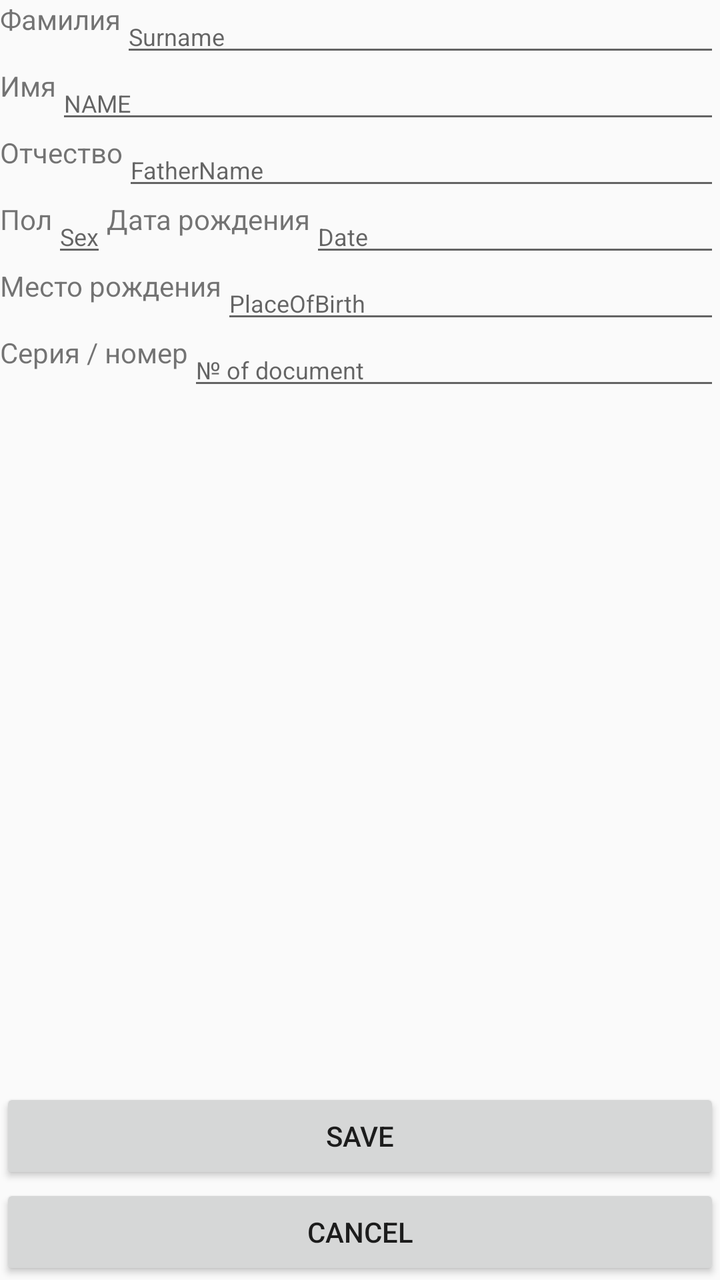
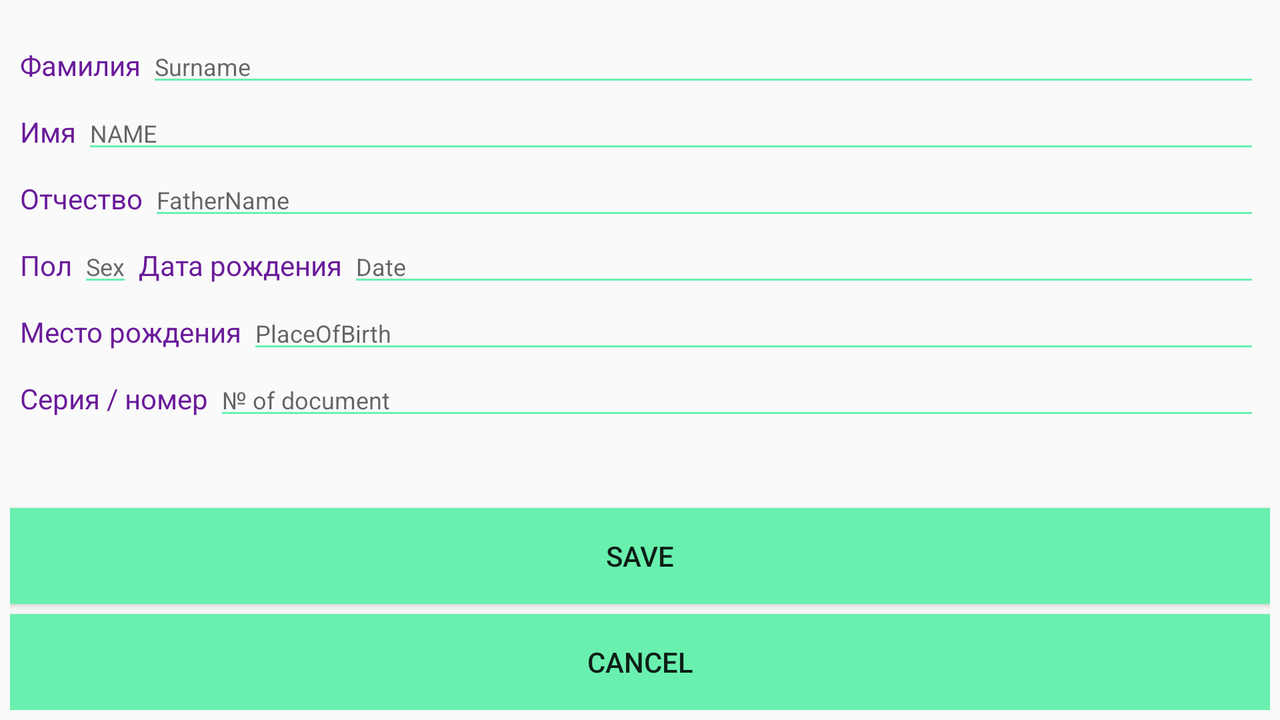

An Android layout and its configuration variant, each rendered on a device that would load it. The default file and the variant file are quoted in full after the pictures.
<!-- AndroidManifest.xml: application theme AppTheme -->
<!-- res/layout/passport_preview.xml -->
<?xml version="1.0" encoding="utf-8"?>
<RelativeLayout xmlns:android="http://schemas.android.com/apk/res/android"
    android:orientation="vertical" android:layout_width="match_parent"
    android:layout_height="match_parent">

    <TextView
        android:id="@+id/surnameField"
        android:layout_width="wrap_content"
        android:layout_height="wrap_content"
        android:text="Фамилия"/>
    <EditText
        android:id="@+id/surnameEdit"
        android:layout_width="match_parent"
        android:layout_height="wrap_content"
        android:hint="Surname"
        android:textSize="12sp"
        android:layout_toRightOf="@id/surnameField"
        />

    <TextView
        android:id="@+id/nameField"
        android:layout_width="wrap_content"
        android:layout_height="wrap_content"
        android:layout_below="@id/surnameEdit"
        android:text="Имя"/>
    <EditText
        android:id="@+id/nameEdit"
        android:layout_width="match_parent"
        android:layout_height="wrap_content"
        android:hint="NAME"
        android:textSize="12sp"
        android:layout_below="@id/surnameEdit"
        android:layout_toRightOf="@id/nameField"
        />

    <TextView
        android:id="@+id/fatherNameField"
        android:layout_width="wrap_content"
        android:layout_height="wrap_content"
        android:layout_below="@id/nameEdit"
        android:text="Отчество"/>
    <EditText
        android:id="@+id/fatherNameEdit"
        android:layout_width="match_parent"
        android:layout_height="wrap_content"
        android:hint="FatherName"
        android:textSize="12sp"
        android:layout_below="@id/nameEdit"
        android:layout_toRightOf="@id/fatherNameField"
        />

    <TextView
        android:id="@+id/genderField"
        android:layout_width="wrap_content"
        android:layout_height="wrap_content"
        android:layout_below="@id/fatherNameEdit"
        android:text="Пол"/>
    <EditText
        android:id="@+id/genderEdit"
        android:layout_width="wrap_content"
        android:layout_height="wrap_content"
        android:hint="Sex"
        android:textSize="12sp"
        android:layout_below="@id/fatherNameEdit"
        android:layout_toRightOf="@id/genderField"
        />
    <TextView
        android:id="@+id/birthdayDateField"
        android:layout_width="wrap_content"
        android:layout_height="wrap_content"
        android:layout_toRightOf="@id/genderEdit"
        android:layout_below="@id/fatherNameEdit"
        android:text="Дата рождения"/>
    <EditText
        android:id="@+id/birthdayDayEdit"
        android:layout_width="wrap_content"
        android:layout_height="wrap_content"
        android:hint="Date"
        android:textSize="12sp"
        android:layout_below="@id/fatherNameEdit"
        android:layout_alignParentEnd="true"
        android:layout_toRightOf="@id/birthdayDateField"
        />
    <TextView
        android:id="@+id/placeOfBirthField"
        android:layout_width="wrap_content"
        android:layout_height="wrap_content"
        android:layout_below="@id/genderEdit"
        android:text="Место рождения"/>
    <EditText
        android:id="@+id/placeOfBirthEdit"
        android:layout_width="match_parent"
        android:layout_height="wrap_content"
        android:hint="PlaceOfBirth"
        android:textSize="12sp"
        android:layout_below="@id/genderEdit"
        android:layout_toRightOf="@id/placeOfBirthField"
        />

    <TextView
        android:id="@+id/numberField"
        android:layout_width="wrap_content"
        android:layout_height="wrap_content"
        android:layout_below="@id/placeOfBirthEdit"
        android:text="Серия / номер"/>
    <EditText
        android:id="@+id/numberEdit"
        android:layout_width="match_parent"
        android:layout_height="wrap_content"
        android:hint="№ of document"
        android:textSize="12sp"
        android:layout_below="@id/placeOfBirthEdit"
        android:layout_toRightOf="@id/numberField"
        />

    <Button
        android:id="@+id/cancelButton"
        android:layout_width="match_parent"
        android:layout_height="wrap_content"
        android:text="Cancel"
        android:layout_alignParentBottom="true"/>
    <Button
        android:id="@+id/saveButton"
        android:layout_width="match_parent"
        android:layout_height="wrap_content"
        android:text="Save"
        android:layout_above="@id/cancelButton"/>
</RelativeLayout>
<!-- resources referenced by this layout -->
<resources>
  <style name="AppTheme" parent="android:Theme.Material.Light">
          <item name="android:colorPrimary">@color/primary</item>
          <item name="android:colorPrimaryDark">@color/primary_dark</item>
          <item name="android:colorAccent">@color/accent</item>
      </style>
  <color name="primary">#9C27B0</color>
  <color name="primary_dark">#6A1B9A</color>
  <color name="accent">#69F0AE</color>
</resources>
<!-- res/layout-land/passport_preview.xml (the repository's variant of the layout above) -->
<!-- drawn on the phone turned sideways -->
<?xml version="1.0" encoding="utf-8"?>
<RelativeLayout xmlns:android="http://schemas.android.com/apk/res/android"
    android:orientation="vertical" android:layout_width="match_parent"
    android:layout_height="match_parent"
    android:layout_margin="5dp">

    <Button
        android:id="@+id/cancelButton"
        android:layout_width="match_parent"
        android:layout_height="wrap_content"
        android:text="Cancel"
        android:background="@color/accent"
        android:layout_alignParentBottom="true"/>
    <Button
        android:id="@+id/saveButton"
        android:layout_width="match_parent"
        android:layout_height="wrap_content"
        android:text="Save"
        android:background="@color/accent"
        android:layout_marginBottom="5dp"
        android:layout_above="@id/cancelButton"/>

    <ScrollView xmlns:android="http://schemas.android.com/apk/res/android"
        android:layout_width="fill_parent"
        android:layout_height="fill_parent"
        android:layout_above="@id/saveButton">

        <RelativeLayout
            android:orientation="vertical" android:layout_width="match_parent"
            android:layout_height="wrap_content"
            android:layout_marginLeft="5dp"
            android:layout_marginRight="5dp"
            android:layout_marginBottom="5dp">
            <TextView
                android:id="@+id/surnameField"
                android:layout_width="wrap_content"
                android:layout_height="wrap_content"
                android:layout_marginTop="18sp"
                android:layout_marginRight="3dp"
                android:textColor="@color/primary_dark"
                android:text="Фамилия" />
            <EditText
                android:id="@+id/surnameEdit"
                android:layout_width="match_parent"
                android:layout_height="wrap_content"
                android:layout_marginTop="10sp"
                android:hint="Surname"
                android:textSize="12sp"
                android:backgroundTint="@color/accent"
                android:textColor="#000000"
                android:layout_toRightOf="@id/surnameField"
                />

            <TextView
                android:id="@+id/nameField"
                android:layout_width="wrap_content"
                android:layout_height="wrap_content"
                android:layout_below="@id/surnameEdit"
                android:layout_marginTop="8sp"
                android:layout_marginRight="3dp"
                android:textColor="@color/primary_dark"
                android:text="Имя"/>
            <EditText
                android:id="@+id/nameEdit"
                android:layout_width="match_parent"
                android:layout_height="wrap_content"
                android:hint="NAME"
                android:textSize="12sp"
                android:backgroundTint="@color/accent"
                android:layout_below="@id/surnameEdit"
                android:textColor="#000000"
                android:layout_toRightOf="@id/nameField"
                />

            <TextView
                android:id="@+id/fatherNameField"
                android:layout_width="wrap_content"
                android:layout_height="wrap_content"
                android:layout_below="@id/nameEdit"
                android:layout_marginTop="8sp"
                android:layout_marginRight="3dp"
                android:textColor="@color/primary_dark"
                android:text="Отчество"/>
            <EditText
                android:id="@+id/fatherNameEdit"
                android:layout_width="match_parent"
                android:layout_height="wrap_content"
                android:hint="FatherName"
                android:textSize="12sp"
                android:backgroundTint="@color/accent"
                android:textColor="#000000"
                android:layout_below="@id/nameEdit"
                android:layout_toRightOf="@id/fatherNameField"
                />

            <TextView
                android:id="@+id/genderField"
                android:layout_width="wrap_content"
                android:layout_height="wrap_content"
                android:layout_below="@id/fatherNameEdit"
                android:layout_marginTop="8sp"
                android:layout_marginRight="3dp"
                android:textColor="@color/primary_dark"
                android:text="Пол"/>
            <EditText
                android:id="@+id/genderEdit"
                android:layout_width="wrap_content"
                android:layout_height="wrap_content"
                android:hint="Sex"
                android:textSize="12sp"
                android:backgroundTint="@color/accent"
                android:textColor="#000000"
                android:layout_below="@id/fatherNameEdit"
                android:layout_toRightOf="@id/genderField"
                />
            <TextView
                android:id="@+id/birthdayDateField"
                android:layout_width="wrap_content"
                android:layout_height="wrap_content"
                android:layout_toRightOf="@id/genderEdit"
                android:layout_below="@id/fatherNameEdit"
                android:layout_marginTop="8sp"
                android:layout_marginRight="3dp"
                android:layout_marginLeft="3dp"
                android:textColor="@color/primary_dark"
                android:text="Дата рождения"/>
            <EditText
                android:id="@+id/birthdayDayEdit"
                android:layout_width="wrap_content"
                android:layout_height="wrap_content"
                android:hint="Date"
                android:textSize="12sp"
                android:backgroundTint="@color/accent"
                android:textColor="#000000"
                android:layout_below="@id/fatherNameEdit"
                android:layout_alignParentEnd="true"
                android:layout_toRightOf="@id/birthdayDateField"
                />
            <TextView
                android:id="@+id/placeOfBirthField"
                android:layout_width="wrap_content"
                android:layout_height="wrap_content"
                android:layout_below="@id/genderEdit"
                android:layout_marginTop="8sp"
                android:layout_marginRight="3dp"
                android:textColor="@color/primary_dark"
                android:text="Место рождения"/>
            <EditText
                android:id="@+id/placeOfBirthEdit"
                android:layout_width="match_parent"
                android:layout_height="wrap_content"
                android:hint="PlaceOfBirth"
                android:textSize="12sp"
                android:backgroundTint="@color/accent"
                android:textColor="#000000"
                android:layout_below="@id/genderEdit"
                android:layout_toRightOf="@id/placeOfBirthField"
                />

            <TextView
                android:id="@+id/numberField"
                android:layout_width="wrap_content"
                android:layout_height="wrap_content"
                android:layout_below="@id/placeOfBirthEdit"
                android:layout_marginTop="8sp"
                android:layout_marginRight="3dp"
                android:text="Серия / номер"
                android:textColor="@color/primary_dark"
                android:layout_marginBottom="5dp"/>
            <EditText
                android:id="@+id/numberEdit"
                android:layout_width="match_parent"
                android:layout_height="wrap_content"
                android:hint="№ of document"
                android:textSize="12sp"
                android:backgroundTint="@color/accent"
                android:textColor="#000000"
                android:layout_below="@id/placeOfBirthEdit"
                android:layout_toRightOf="@id/numberField"
                />

        </RelativeLayout>
    </ScrollView>
</RelativeLayout>
<!-- resources referenced by the variant -->
<!-- as the phone turned sideways resolves them -->
<resources>
  <color name="accent">#69F0AE</color>
  <color name="primary_dark">#6A1B9A</color>
  <style name="AppTheme" parent="android:Theme.Material.Light">
          <item name="android:colorPrimary">@color/primary</item>
          <item name="android:colorPrimaryDark">@color/primary_dark</item>
          <item name="android:colorAccent">@color/accent</item>
      </style>
  <color name="primary">#9C27B0</color>
</resources>
